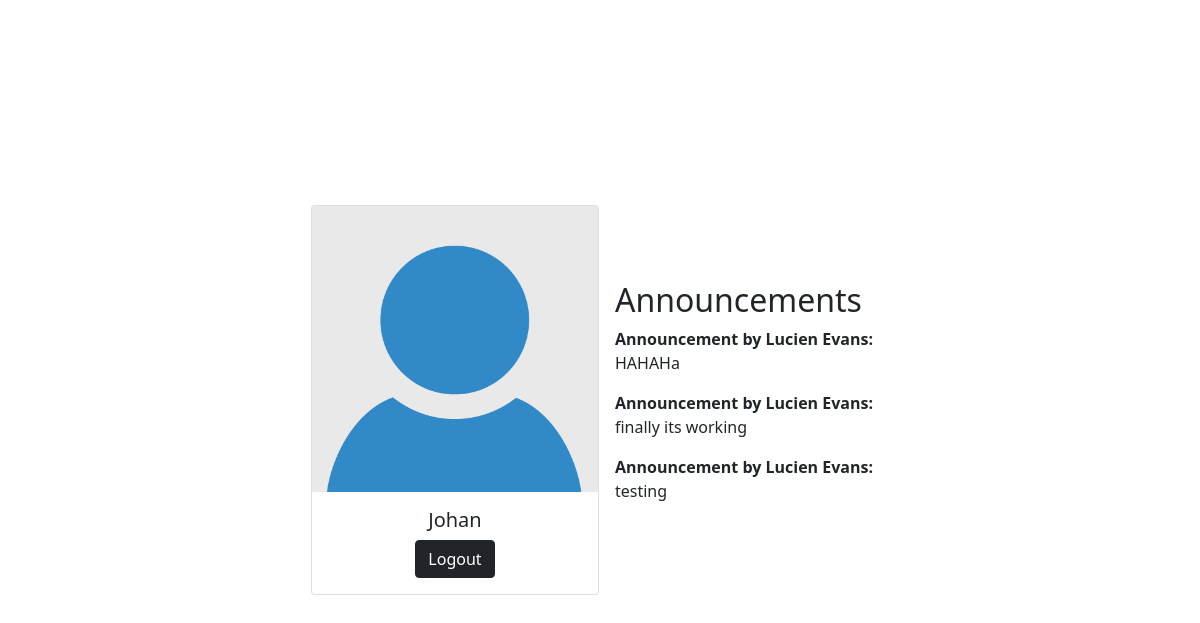
The page /E-Commerce/login/login/home.php (signed in) on the database its author committed.
### tables this page shows
CREATE TABLE `announcements` (
  `id` int(11) NOT NULL,
  `admin_id` int(11) DEFAULT NULL,
  `announcement_text` text DEFAULT NULL,
  `created_at` timestamp NOT NULL DEFAULT current_timestamp()
);

CREATE TABLE `users` (
  `id` int(11) NOT NULL,
  `role` enum('user','admin') NOT NULL,
  `username` varchar(255) NOT NULL,
  `password` varchar(255) NOT NULL,
  `name` varchar(255) NOT NULL,
  `age` int(11) DEFAULT NULL,
  `highest_education` varchar(255) DEFAULT NULL,
  `salary` decimal(10,2) DEFAULT NULL
);

### E-Commerce/login/login/home.php (the view, shortened to what this page needs)
<?php
include "db_conn.php";
if (isset($_SESSION['username']) && isset($_SESSION['id'])) {
?>
<!DOCTYPE html>
<html>
<head>
	<link href="https://cdnjs.cloudflare.com/ajax/libs/font-awesome/5.15.3/css/all.min.css" rel="stylesheet">
    <link href="https://cdn.jsdelivr.net/npm/bootstrap@5.0.0-beta1/dist/css/bootstrap.min.css"
        rel="stylesheet"
>
</head>
<body>
    <div class="container d-flex justify-content-center align-items-center" style="min-height: 100vh">
        <?php if ($_SESSION['role'] == 'admin') { ?>
            <div class="card" style="width: 18rem;">
                <img src="img/admin-default.png" class="card-img-top" alt="admin image">
                <div class="card-body text-center">
                    <h5 class="card-title">
                        <?= $_SESSION['name'] ?>
                    </h5>
                    <a href="logout.php" class="btn btn-dark">Logout</a>
                </div>
            </div>
            <div class="p-3">
                <?php
                if ($_SESSION['role'] == 'admin') {
                    include 'php/members.php';
                    if (mysqli_num_rows($res) > 0) {
                ?>
                    <h1 class="display-4 fs-1">Members</h1>
                    <table class="table" style="width: 32rem;">
                        <thead>
                            <tr>
                                <th scope="col">#</th>
                                <th scope="col">Name</th>
                                <th scope="col">User name</th>
                                <th scope="col">Role</th>
                                <?php if ($_SESSION['role'] == 'admin') { ?>
                                <th scope="col">Password</th>
                                <?php } ?>
                            </tr>
                        </thead>
                        <tbody>
                            <?php
                            $i = 1;
                            while ($rows = mysqli_fetch_assoc($res)) {
                            ?>
                                <tr>
                                    <th scope="row"><?= $i ?></th>
                                    <td><?= $rows['name'] ?></td>
                                    <td><?= $rows['username'] ?></td>
                                    <td><?= $rows['role'] ?></td>
                                    <?php if ($_SESSION['role'] == 'admin') { ?>
                                    <td><?= $rows['password'] ?></td>
                                    <?php } ?>
                                </tr>
                            <?php
                                $i++;
                            }
                            ?>
                        </tbody>
                    </table>
                <?php
                    }
                }
                ?>
            </div>
			<div id="message-container"></div>
            <div class="p-3">
                <h2>Make an Announcement</h2>
				<form action="submit_announcement.php" method="post">
    <textarea id="announcement" name="announcement" placeholder="Enter your announcement..."></textarea>
    <button type="submit" class="btn btn-primary submit-button">
        <i class="fas fa-paper-plane"></i> Submit Announcement
    </button>
</form>
<style>
	/* Style for the button */
.submit-button {
    background-color: #007bff; /* Blue color for the button background */
    color: #fff; /* White text color */
    border: none;
    padding: 10px 20px;
    border-radius: 5px;
    cursor: pointer;
}
/* Style for the Font Awesome icon */
.fas.fa-paper-plane {
    margin-right: 5px; /* Add space between the icon and text */
}
/* Style for the announcement field */
textarea#announcement {
    width: 100%; /* Make the textarea take up the full width of its container */
    height: 150px; /* Set the desired height for the textarea */
    padding: 10px; /* Add some padding for better readability */
    font-size: 16px; /* Adjust the font size */
    border: 1px solid #ccc; /* Add a border */
    border-radius: 5px; /* Add rounded corners */
    resize: vertical; /* Allow vertical resizing */
}
	</style>
            </div>
        <?php } else { ?>
            <div class="card" style="width: 18rem;">
                <img src="img/user-default.png" class="card-img-top" alt="employee image">
                <div class="card-body text-center">
                    <h5 class="card-title">
                        <?= $_SESSION['name'] ?>
                    </h5>
                    <a href="logout.php" class="btn btn-dark">Logout</a>
                </div>
            </div>
            <div class="p-3">
                <h2>Announcements</h2>
                <?php
                $sql = "SELECT a.announcement_text, u.name AS admin_name FROM announcements a
                        JOIN users u ON a.admin_id = u.id
                        ORDER BY a.created_at DESC";
                $result = mysqli_query($conn, $sql);
                if (mysqli_num_rows($result) > 0) {
                    while ($row = mysqli_fetch_assoc($result)) {
                        echo "<div><strong>Announcement by " . $row['admin_name'] . ":</strong></div>";
                        echo "<p>" . $row['announcement_text'] . "</p>";
                    }
                } else {
                    echo "<p>No announcements available.</p>";
                }
                ?>
            </div>
        <?php } ?>
    </div>
</body>
</html>
<?php } else {
    header("Location: index.php");
}
?>

### rows shown on the page
announcements: users.name "Lucien Evans", announcement_text "HAHAHa"
announcements: users.name "Lucien Evans", announcement_text "finally its working"
announcements: users.name "Lucien Evans", announcement_text "testing"

### other values the page prints
$_SESSION['name'] "Johan"
